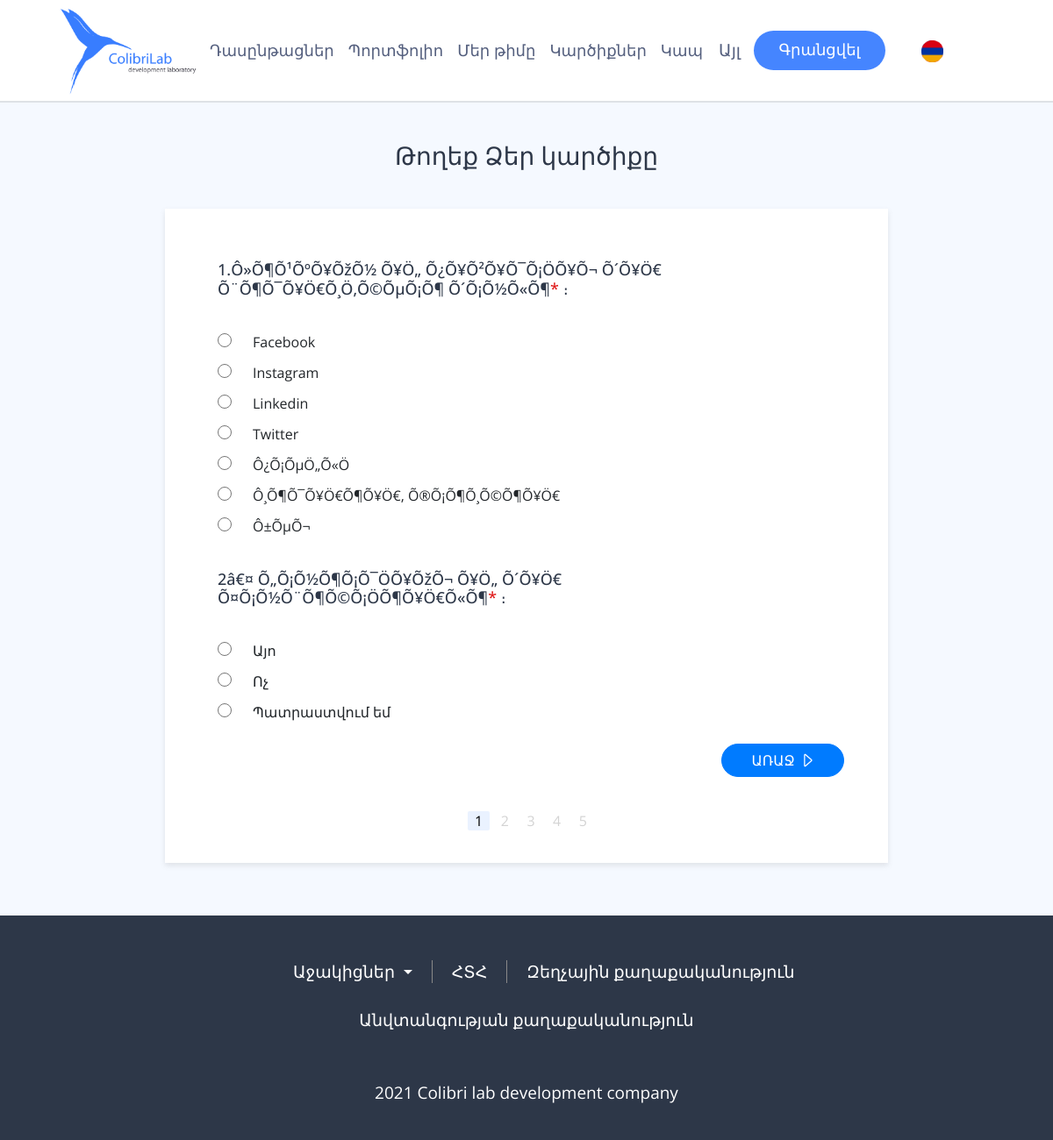
The page / on the database its author committed.
### tables this page shows
CREATE TABLE `questions_yes` (
  `id` int(4) NOT NULL,
  `question` varchar(300) DEFAULT NULL,
  `checked` varchar(15) DEFAULT NULL
);

CREATE TABLE `answers` (
  `id` int(4) NOT NULL,
  `patasxan` varchar(150) DEFAULT NULL,
  `type` varchar(30) DEFAULT NULL,
  `harc_id` int(4) DEFAULT NULL
);

### admin/model.php (called while the page is built, shortened)
<?php
   class model {
       private $conn;
       public function  __construct(){
           $this->conn=mysqli_connect('localhost', 'root', '123456', 'colibrilab');
       }
       public function get ($table, $id=null){
        if (!$id) {
            $query="select * from $table ";
            $res=mysqli_query($this->conn,$query);
            if(mysqli_num_rows($res)>0){
                return mysqli_fetch_all($res, MYSQLI_ASSOC);
            }
           return null;
        }
         return null;
    }
    public function get_answer($harc_id){
        $query="select * from answers where harc_id='$harc_id'";
        $res = mysqli_query($this->conn, $query);
        return mysqli_fetch_all($res, MYSQLI_ASSOC);
    }
}
?>

### index.php (the view, shortened to what this page needs)
<?php
include("./admin/model.php");
$model = new model;
$m=$model->get('questions_yes');
include_once ('./meta.php');
?>
    <link rel="stylesheet" href="./css/styles.css">
<?php
include_once ('./header.php');
?>
<div class="all">
        <h3 class="h3">Թողեք Ձեր կարծիքը</h3>
            <div class="page">
                <div >
                    <?php
                    if ($m[0]['checked']=="on") {
                        echo "<h5 class='subtitle subtitle1'  style='position: relative; display: block;'>".$m[0]['question']."<span class='sas'>*</span> ։<span id=error1 class='error1'>Պարտադիր է լրացման</span></h5>";
                    }else{
                        echo "<h5 class='subtitle subtitle1'  style='position: relative; display: block;'>".$m[0]['question']."։</h5>";
                    }
                    ?>
                </div>
                    <form action="" method="post">
                        <?php
                            $id=$m[0]['id'];
                            $answer = $model->get_answer($id);
                        foreach ($answer as  $val) {
                            if ($val['type']=='input') {
                                echo "<input type=".$val['type']." placeholder='Մուտքագրեք տեքստը' class='arr form-control shadow-none' style='border:none;border-bottom: 3px solid #E5E5E6;' id=".$val['id']." name='inp'> <span class='count' id='count2'><span >0</span>/50</span>";
                            }
                            else{
                            echo "<p><input type=".$val['type']." class='radio' id=".$val['id']." name='inp'><label for=".$val['id']."><span class=span>".$val['patasxan']."</span></label></p>";
                            }
                        }
                        ?>
                    </form>
                        <div>
                            <?php
                            if ($m[1]['checked']=="on") {
                                echo "<h5 class='subtitle  subtitle2'  style='position: relative; display: block;margin-top:38px;'>".$m[1]['question']."<span>*</span> ։<span class='error2'>Պարտադիր է լրացման</span></h5>";
                            }else{
                                echo "<h5 class='subtitle  subtitle2'  style='position: relative; display: block;margin-top:38px;'>".$m[1]['question']."։</h5>";
                            }
                            ?>
                        </div>
                    <form action="" method="post">
                        <p><input class="yes" type="radio" id="8" name="inp2"><label for="8"><span class=span>Այո</span></label></p>
                        <p><input class="no" type="radio" id="9" name="inp2"><label for="9"><span class=span>Ոչ</span></label></p>
                        <p><input class="radio2" type="radio" id="10" name="inp2"><label for="10"><span class=span>Պատրաստվում եմ</span></label></p>
                    </form>
                <div class="next"><button class="btn btn-primary go "><a  class="a"  >ԱՌԱՋ <svg style="margin-bottom: 2px;" xmlns="http://www.w3.org/2000/svg" width="20" height="20" fill="currentColor" class="bi bi-caret-right" viewBox="0 0 16 16">
                        <path d="M6 12.796V3.204L11.481 8 6 12.796zm.659.753 5.48-4.796a1 1 0 0 0 0-1.506L6.66 2.451C6.011 1.885 5 2.345 5 3.204v9.592a1 1 0 0 0 1.659.753z"/>
                    </svg></a> </button></div>
                <div class="numbers">
                    <span class="span1">1</span>
                    <span>2</span>
                    <span>3</span>
                    <span>4</span>
                    <span>5</span>
                </div>
        </div>
    </div>
<?php
    include_once("./footer.php");
?>

### css/styles.css (style rules this page uses)
body { overflow-x: hidden; }
p { font-family: 'Open Sans', sans-serif; }
span { font-family: 'Open Sans', sans-serif; }
h3 { font-family: 'Open Sans', sans-serif; }
h5 { font-family: 'Open Sans', sans-serif; }
a { font-family: 'Open Sans', sans-serif; }
.span { font-family: 'Open Sans', sans-serif; }
.all { width: 100%; height: 100%; background: #F5F9FF 0% 0% no-repeat padding-box; padding-bottom: 60px; }
.h3 { text-align: center; font-size: 32px; color: #2D3748; padding: 44px 0; margin-bottom: 0 !important; }
.page { padding-top: 59px; padding-bottom: 36px; padding-left: 60px; max-width: 824px; background: #FFFFFF 0% 0% no-repeat padding-box; box-shadow: 0px 3px 6px #70707029; margin: 0 auto; padding-right: 50px; }
.subtitle { font-size: 18px; color: #2D3748; margin-bottom: 37px; position: relative; }
.subtitle>span { color: #DF1717; }
.span { margin-left: 24px; font-size: 16px ; }
.next { text-align: right; margin-top: 24px; }
.next>button { border-radius: 90px !important; margin-bottom: 38px; }
.numbers { text-align: center; }
.numbers>span { padding-right: 8px; padding-left: 8px; color: #D3D3D3; }
.span1 { color: black !important; background: #387DFF1A 0% 0% no-repeat padding-box; border-radius: 2px; }
.a { text-decoration: none; color: #FFFFFF; padding-left: 21px; padding-right: 19px; }
p>input { height: 16px; width: 16px; }

### css/header.css (style rules this page uses)
body { overflow-x: hidden; }
p { font-family: 'Open Sans', sans-serif; }
span { font-family: 'Open Sans', sans-serif; }
h3 { font-family: 'Open Sans', sans-serif; }
h5 { font-family: 'Open Sans', sans-serif; }
a { font-family: 'Open Sans', sans-serif; }
.span { font-family: 'Open Sans', sans-serif; }

### index.php (style rules this page uses)
label { margin-bottom:0 !important; }
form>p { margin-bottom: 11px !important; }

### rows shown on the page
questions_yes: question "1.Ô»Õ¶Õ¹ÕºÕ¥ÕžÕ½ Õ¥Ö„ Õ¿Õ¥Õ²Õ¥Õ¯Õ¡ÖÕ¥Õ¬ Õ´Õ¥Ö€ Õ¨Õ¶Õ¯Õ¥Ö€Õ¸Ö‚Õ©ÕµÕ¡Õ¶ Õ´Õ¡Õ½Õ«Õ¶"
answers: patasxan "Facebook"
answers: patasxan "Instagram"
answers: patasxan "Linkedin"
answers: patasxan "Twitter"
answers: patasxan "Ô¿Õ¡ÕµÖ„Õ«Ö"
answers: patasxan "Ô¸Õ¶Õ¯Õ¥Ö€Õ¶Õ¥Ö€, Õ®Õ¡Õ¶Õ¸Õ©Õ¶Õ¥Ö€"
answers: patasxan "Ô±ÕµÕ¬"
questions_yes: question "2â€¤ Õ„Õ¡Õ½Õ¶Õ¡Õ¯ÖÕ¥ÕžÕ¬ Õ¥Ö„ Õ´Õ¥Ö€ Õ¤Õ¡Õ½Õ¨Õ¶Õ©Õ¡ÖÕ¶Õ¥Ö€Õ«Õ¶"
